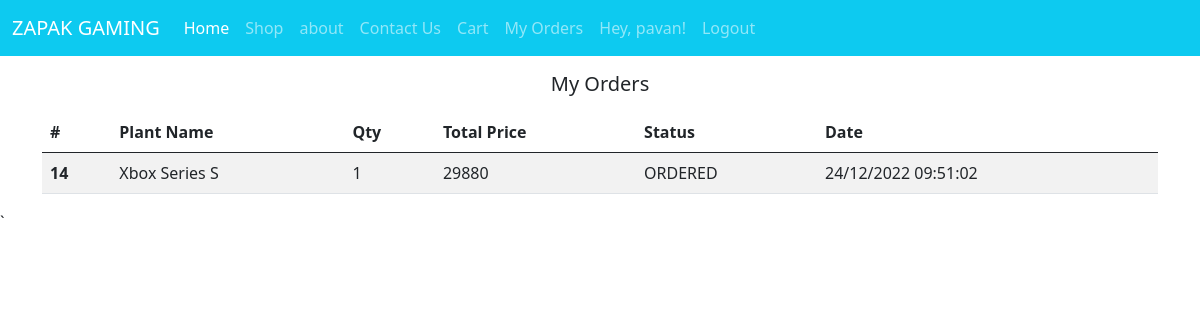
Page /orders (signed in) on the committed database.
### tables this page shows
CREATE TABLE "users" (
	"id"	INTEGER,
	"username"	TEXT,
	"password"	TEXT,
	"address"	TEXT,
	"phone"	TEXT,
	"email"	TEXT,
	PRIMARY KEY("id" AUTOINCREMENT)
);

CREATE TABLE "products" (
	"id"	INTEGER,
	"name"	TEXT NOT NULL,
	"price"	TEXT,
	"details"	TEXT,
	"image"	TEXT,
	"tags"	TEXT,
	"category"	TEXT,
	PRIMARY KEY("id" AUTOINCREMENT)
);

CREATE TABLE "orders" (
	"id"	INTEGER,
	"pid"	INTEGER,
	"qty"	INTEGER,
	"uid"	INTEGER,
	"status"	TEXT,
	"date"	INTEGER,
	PRIMARY KEY("id" AUTOINCREMENT)
);

### main.py (the view)
@app.get("/orders",response_class=HTMLResponse)
def orders(request : Request):
    if not request.session.get('isLogin'):
        return RedirectResponse('/login', status_code=status.HTTP_302_FOUND)
    uid = request.session.get('uid')
    orders = db.executeQueryWithParams("SELECT *,o.id as oid from USERS u,orders o, products p where u.id=o.uid and o.pid=p.id and o.uid =?",
                [uid])
    return templates.TemplateResponse("/orders.html", {"request": request, "orders": orders})

### templates/orders.html (shortened to what this page needs)
{% extends "base.html" %}
{% block content  %}
<div class="container">
    <h5 class="text-center my-3">My Orders</h5>
    {% if orders|length > 0 %}
    <table class="table table-striped">
        <thead>
        <tr>
            <th scope="col">#</th>
            <th scope="col">Plant Name</th>
            <th scope="col">Qty</th>
            <th scope="col">Total Price</th>
            <th scope="col">Status</th>
            <th scope="col">Date</th>
        </tr>
        </thead>
        <tbody>
        {% for order in orders %}
        <tr>
            <th scope="row">{{order.oid}}</th>
            <td>{{order.name}}</td>
            <td>{{order.qty}}</td>
            <td>{{order.qty | int * order.price | int}}</td>
            <td>{{order.status}}</td>
            <td>{{order.date}}</td>
        </tr>
        {% endfor %}
        </tbody>
    </table>
    {% else %}
    <h5 class="text-center">No Orders found from your account!!</h5>
    {% endif %}
</div>
{% endblock %}

### templates/base.html (shortened to what this page needs)
<!doctype html>
<html lang="en">
<head>
    <link href="{{ url_for('static', path='/css/bootstrap.css') }}" rel="stylesheet" />
</head>
<body>
<nav class="navbar navbar-expand-lg navbar-dark bg-info">
    <div class="container-fluid">
        <a class="navbar-brand" href="/">ZAPAK GAMING</a>
        <div class="collapse navbar-collapse" id="navbarNav">
            <ul class="navbar-nav">
                <li class="nav-item">
                    <a class="nav-link active" aria-current="page" href="/">Home</a>
                </li>
                <li class="nav-item">
                    <a class="nav-link" href="/shop">Shop</a>
                </li>
                <li class="nav-item">
                    <a class="nav-link" href="/about">about</a>
                </li>
                <li class="nav-item">
                    <a class="nav-link" href="/contact">Contact Us</a>
                </li>
                {% if request.session.get('isLogin') %}
                 <li class="nav-item">
                    <a class="nav-link" href="/cart">Cart</a>
                </li>
                <li class="nav-item">
                    <a class="nav-link" href="/orders">My Orders</a>
                </li>
                <li class="nav-item">
                    <a class="nav-link" href="#">Hey, {{request.session.get('username')}}!</a>
                </li>
                <li class="nav-item">
                    <a class="nav-link" href="/logout">Logout</a>
                </li>
                {% endif %}
            </ul>
        </div>
    </div>
</nav>
<main id="content">{% block content %}{% endblock %}</main>
</body>
</html>`

### rows in the picture
users: session.get "pavan"
products: oid "14", name "Xbox Series S", qty "1", order.qty|int*order.price|int "29880", status "ORDERED", date "24/12/2022 09:51:02"
